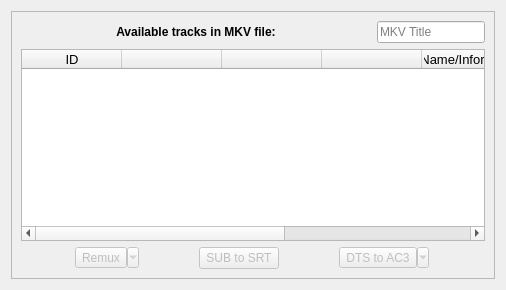
       <widget class="QWidget" name="TracksPage">
        <layout class="QHBoxLayout" name="horizontalLayout_4">
         <item>
          <widget class="QFrame" name="tracks_bloc">
           <property name="minimumSize">
            <size>
             <width>0</width>
             <height>175</height>
            </size>
           </property>
           <property name="frameShape">
            <enum>QFrame::StyledPanel</enum>
           </property>
           <property name="frameShadow">
            <enum>QFrame::Raised</enum>
           </property>
           <layout class="QHBoxLayout" name="horizontalLayout_8">
            <item>
             <layout class="QVBoxLayout" name="verticalLayout">
              <item>
               <layout class="QHBoxLayout" name="horizontalLayout">
                <property name="spacing">
                 <number>-1</number>
                </property>
                <property name="bottomMargin">
                 <number>0</number>
                </property>
                <item>
                 <widget class="QLabel" name="label">
                  <property name="sizePolicy">
                   <sizepolicy hsizetype="Maximum" vsizetype="Preferred">
                    <horstretch>0</horstretch>
                    <verstretch>0</verstretch>
                   </sizepolicy>
                  </property>
                  <property name="minimumSize">
                   <size>
                    <width>350</width>
                    <height>0</height>
                   </size>
                  </property>
                  <property name="font">
                   <font>
                    <weight>75</weight>
                    <bold>true</bold>
                   </font>
                  </property>
                  <property name="text">
                   <string>Available tracks in MKV file:</string>
                  </property>
                  <property name="alignment">
                   <set>Qt::AlignCenter</set>
                  </property>
                 </widget>
                </item>
                <item>
                 <widget class="QLineEdit" name="mkv_title">
                  <property name="sizePolicy">
                   <sizepolicy hsizetype="Minimum" vsizetype="Fixed">
                    <horstretch>0</horstretch>
                    <verstretch>0</verstretch>
                   </sizepolicy>
                  </property>
                  <property name="maximumSize">
                   <size>
                    <width>16777215</width>
                    <height>16777215</height>
                   </size>
                  </property>
                  <property name="acceptDrops">
                   <bool>false</bool>
                  </property>
                  <property name="statusTip">
                   <string>The title of the MKV file. This information can be edited. </string>
                  </property>
                  <property name="inputMask">
                   <string/>
                  </property>
                  <property name="text">
                   <string/>
                  </property>
                  <property name="placeholderText">
                   <string>MKV Title</string>
                  </property>
                 </widget>
                </item>
               </layout>
              </item>
              <item>
               <widget class="QTableWidget" name="mkv_tracks">
                <property name="sizePolicy">
                 <sizepolicy hsizetype="Expanding" vsizetype="Expanding">
                  <horstretch>0</horstretch>
                  <verstretch>0</verstretch>
                 </sizepolicy>
                </property>
                <property name="font">
                 <font>
                  <pointsize>10</pointsize>
                  <weight>50</weight>
                  <bold>false</bold>
                 </font>
                </property>
                <property name="editTriggers">
                 <set>QAbstractItemView::DoubleClicked</set>
                </property>
                <property name="alternatingRowColors">
                 <bool>true</bool>
                </property>
                <property name="selectionMode">
                 <enum>QAbstractItemView::NoSelection</enum>
                </property>
                <property name="selectionBehavior">
                 <enum>QAbstractItemView::SelectItems</enum>
                </property>
                <property name="iconSize">
                 <size>
                  <width>24</width>
                  <height>24</height>
                 </size>
                </property>
                <property name="showGrid">
                 <bool>false</bool>
                </property>
                <property name="gridStyle">
                 <enum>Qt::DashLine</enum>
                </property>
                <property name="wordWrap">
                 <bool>true</bool>
                </property>
                <attribute name="horizontalHeaderDefaultSectionSize">
                 <number>100</number>
                </attribute>
                <attribute name="horizontalHeaderMinimumSectionSize">
                 <number>50</number>
                </attribute>
                <attribute name="horizontalHeaderShowSortIndicator" stdset="0">
                 <bool>false</bool>
                </attribute>
                <attribute name="verticalHeaderVisible">
                 <bool>false</bool>
                </attribute>
                <attribute name="verticalHeaderHighlightSections">
                 <bool>false</bool>
                </attribute>
                <attribute name="verticalHeaderMinimumSectionSize">
                 <number>30</number>
                </attribute>
                <column>
                 <property name="text">
                  <string notr="true">ID</string>
                 </property>
                 <property name="textAlignment">
                  <set>AlignHCenter|AlignVCenter|AlignCenter</set>
                 </property>
                </column>
                <column>
                 <property name="text">
                  <string notr="true"/>
                 </property>
                 <property name="icon">
                  <iconset resource="MKVRessources.qrc">
                   <normaloff>:/img/checkbox.png</normaloff>:/img/checkbox.png</iconset>
                 </property>
                </column>
                <column>
                 <property name="text">
                  <string notr="true"/>
                 </property>
                 <property name="toolTip">
                  <string/>
                 </property>
                 <property name="icon">
                  <iconset resource="MKVRessources.qrc">
                   <normaloff>:/img/mixer-video.png</normaloff>:/img/mixer-video.png</iconset>
                 </property>
                </column>
                <column>
                 <property name="text">
                  <string notr="true"/>
                 </property>
                 <property name="toolTip">
                  <string/>
                 </property>
                 <property name="textAlignment">
                  <set>AlignHCenter|AlignVCenter|AlignCenter</set>
                 </property>
                 <property name="icon">
                  <iconset resource="MKVRessources.qrc">
                   <normaloff>:/img/layer-visible-off.png</normaloff>:/img/layer-visible-off.png</iconset>
                 </property>
                </column>
                <column>
                 <property name="text">
                  <string>Name/Information</string>
                 </property>
                 <property name="textAlignment">
                  <set>AlignHCenter|AlignVCenter|AlignCenter</set>
                 </property>
                </column>
                <column>
                 <property name="text">
                  <string>Language/fps/Size</string>
                 </property>
                 <property name="textAlignment">
                  <set>AlignHCenter|AlignVCenter|AlignCenter</set>
                 </property>
                </column>
                <column>
                 <property name="text">
                  <string>Codec</string>
                 </property>
                 <property name="textAlignment">
                  <set>AlignHCenter|AlignVCenter|AlignCenter</set>
                 </property>
                </column>
               </widget>
              </item>
              <item>
               <layout class="QHBoxLayout" name="horizontalLayout_2">
                <property name="bottomMargin">
                 <number>0</number>
                </property>
                <item>
                 <widget class="QToolButton" name="option_reencapsulate">
                  <property name="enabled">
                   <bool>false</bool>
                  </property>
                  <property name="statusTip">
                   <string>Automatically remux extracted tracks into a new MKV file. Options are available.</string>
                  </property>
                  <property name="text">
                   <string>Remux</string>
                  </property>
                  <property name="icon">
                   <iconset resource="MKVRessources.qrc">
                    <normaloff>:/img/view-refresh.png</normaloff>:/img/view-refresh.png</iconset>
                  </property>
                  <property name="checkable">
                   <bool>true</bool>
                  </property>
                  <property name="popupMode">
                   <enum>QToolButton::MenuButtonPopup</enum>
                  </property>
                  <property name="toolButtonStyle">
                   <enum>Qt::ToolButtonTextBesideIcon</enum>
                  </property>
                 </widget>
                </item>
                <item>
                 <widget class="QPushButton" name="option_vobsub_srt">
                  <property name="enabled">
                   <bool>false</bool>
                  </property>
                  <property name="sizePolicy">
                   <sizepolicy hsizetype="Fixed" vsizetype="Fixed">
                    <horstretch>0</horstretch>
                    <verstretch>0</verstretch>
                   </sizepolicy>
                  </property>
                  <property name="statusTip">
                   <string>Automatic conversion from vobsub to SRT.</string>
                  </property>
                  <property name="text">
                   <string>SUB to SRT</string>
                  </property>
                  <property name="icon">
                   <iconset resource="MKVRessources.qrc">
                    <normaloff>:/img/document-export.png</normaloff>:/img/document-export.png</iconset>
                  </property>
                  <property name="checkable">
                   <bool>true</bool>
                  </property>
                 </widget>
                </item>
                <item>
                 <widget class="QToolButton" name="option_dts_ac3">
                  <property name="enabled">
                   <bool>false</bool>
                  </property>
                  <property name="statusTip">
                   <string>Convert DTS tracks automatically to AC3, which is much more compatible. Options are available.</string>
                  </property>
                  <property name="text">
                   <string>DTS to AC3</string>
                  </property>
                  <property name="icon">
                   <iconset resource="MKVRessources.qrc">
                    <normaloff>:/img/media-tape.png</normaloff>:/img/media-tape.png</iconset>
                  </property>
                  <property name="checkable">
                   <bool>true</bool>
                  </property>
                  <property name="popupMode">
                   <enum>QToolButton::MenuButtonPopup</enum>
                  </property>
                  <property name="toolButtonStyle">
                   <enum>Qt::ToolButtonTextBesideIcon</enum>
                  </property>
                 </widget>
                </item>
               </layout>
              </item>
             </layout>
            </item>
           </layout>
           <zorder></zorder>
          </widget>
         </item>
        </layout>
       </widget>
